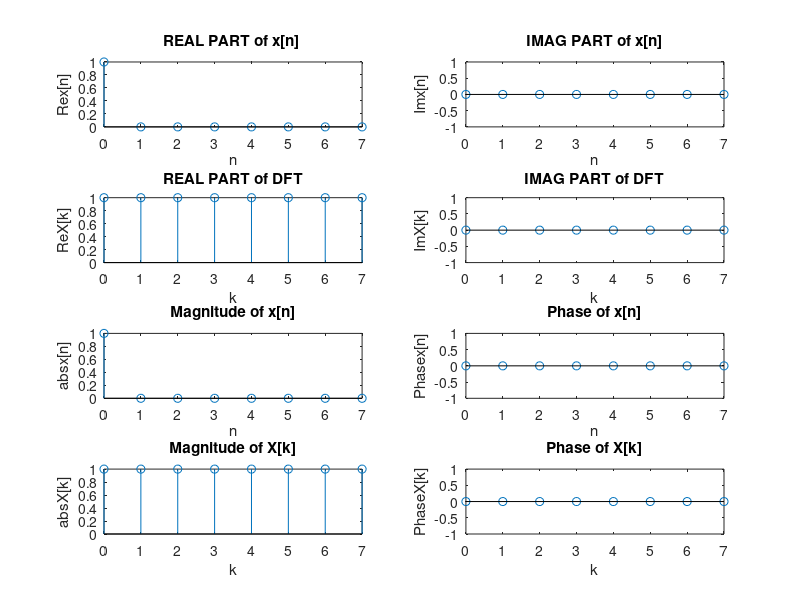

Write MATLAB code to recreate this figure.
nn = 0 : (8-1) ;
%xx= exp(1i*nn/3) ;
xx= [1 0 0 0 0 0 0 0];
XX =fft(xx) ;
kk = nn ;
subplot(421)
stem (kk , real(xx ))
title( 'REAL PART of x[n] ' ) , xlabel( 'n'), ylabel('Re{x[n]}')
subplot(422)
stem(kk , imag(xx))
title( ' IMAG PART of x[n] ' ) , xlabel( 'n' ), ylabel('Im{x[n]}')
subplot(423)
stem(kk , real(XX))
title( ' REAL PART of DFT ' ) , xlabel( 'k' ), ylabel('Re{X[k]}')
subplot ( 424)
stem(kk , imag(XX))
title( ' IMAG PART of DFT ' ) , xlabel( 'k' ), ylabel('Im{X[k]}')

M_x=abs(xx);
Ph_x=angle(xx);
subplot ( 425)
stem(nn , M_x)
title( ' Magnitude of x[n] ' ) , xlabel( 'n' ), ylabel('abs{x[n]}')

subplot ( 426)
stem(nn , Ph_x)
title( ' Phase of x[n] ' ) , xlabel( 'n' ), ylabel('Phase{x[n]}')

M_X=abs(XX);
Ph_X=angle(XX);


subplot ( 427)
stem(kk , M_X)
title( ' Magnitude of X[k] ' ) , xlabel( 'k' ), ylabel('abs{X[k]}')

subplot ( 428)
stem(kk , Ph_X)
title( ' Phase of X[k] ' ) , xlabel( 'k' ), ylabel('Phase{X[k]}')